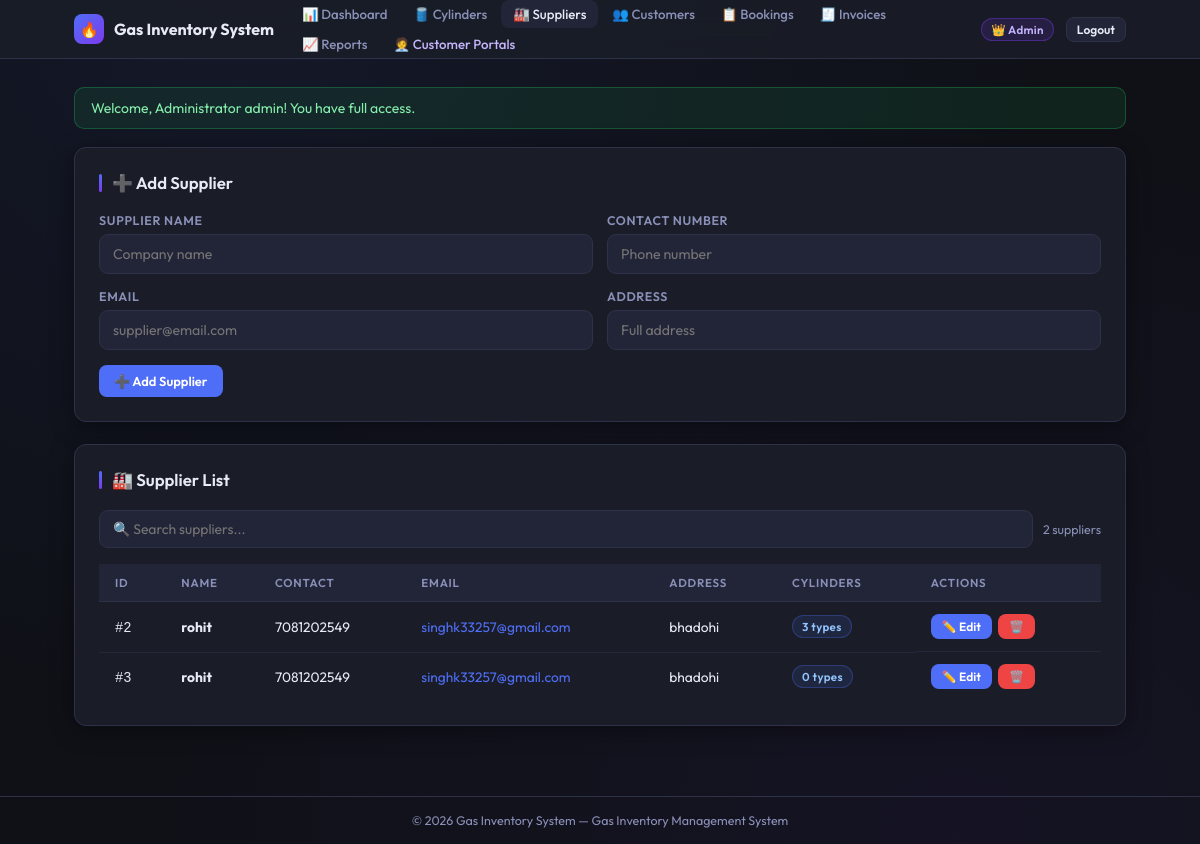
Page /suppliers.php (signed in) on the committed database.
### tables this page shows
CREATE TABLE suppliers (
        id INTEGER PRIMARY KEY AUTOINCREMENT,
        name TEXT NOT NULL,
        contact TEXT,
        address TEXT,
        email TEXT,
        created_at TEXT NOT NULL
    );

### functions.php (called while the page is built, shortened)
<?php
function sanitize($value) {
    return htmlspecialchars($value ?? '', ENT_QUOTES | ENT_SUBSTITUTE, 'UTF-8');
}

### suppliers.php (the view, shortened to what this page needs)
<?php
require_once __DIR__ . '/functions.php';
$db = get_db();
$editing = false; $editItem = null;
$suppliers = $db->query('SELECT s.*, (SELECT COUNT(*) FROM cylinders c WHERE c.supplier_id=s.id) AS cylinder_count FROM suppliers s ORDER BY name ASC')->fetchAll();
require __DIR__ . '/header.php';
?>
<div class="card">
  <h2><?php echo $editing ? '✏️ Edit Supplier' : '➕ Add Supplier'; ?></h2>
  <form method="post" action="">
    <div class="form-row">
      <div class="form-group">
        <label>Supplier Name</label>
        <input type="text" name="name" required placeholder="Company name" value="<?php echo sanitize($editItem['name'] ?? ''); ?>" />
      </div>
      <div class="form-group">
        <label>Contact Number</label>
        <input type="text" name="contact" placeholder="Phone number" value="<?php echo sanitize($editItem['contact'] ?? ''); ?>" />
      </div>
    </div>
    <div class="form-row">
      <div class="form-group">
        <label>Email</label>
        <input type="email" name="email" placeholder="supplier@email.com" value="<?php echo sanitize($editItem['email'] ?? ''); ?>" />
      </div>
      <div class="form-group">
        <label>Address</label>
        <input type="text" name="address" placeholder="Full address" value="<?php echo sanitize($editItem['address'] ?? ''); ?>" />
      </div>
    </div>
    <div style="display:flex; gap:10px;">
      <button class="button" type="submit"><?php echo $editing ? '💾 Save Changes' : '➕ Add Supplier'; ?></button>
    </div>
  </form>
</div>
<div class="card">
  <h2>🏭 Supplier List</h2>
  <div class="search-wrap">
    <input class="search-input" type="text" placeholder="🔍 Search suppliers..." oninput="filterTable(this)" />
    <span class="search-label" id="supCount"><?php echo count($suppliers); ?> suppliers</span>
  </div>
  <div class="table-wrap">
  <table id="supTable">
    <thead>
      <tr><th>ID</th><th>Name</th><th>Contact</th><th>Email</th><th>Address</th><th>Cylinders</th><th>Actions</th></tr>
    </thead>
    <tbody>
      <?php foreach ($suppliers as $s): ?>
        <tr>
          <td><code>#<?php echo (int)$s['id']; ?></code></td>
          <td><strong><?php echo sanitize($s['name']); ?></strong></td>
          <td><?php echo sanitize($s['contact']) ?: '<span style="color:var(--text-muted)">—</span>'; ?></td>
          <td><?php echo sanitize($s['email']) ? '<a href="mailto:'.sanitize($s['email']).'">'.sanitize($s['email']).'</a>' : '<span style="color:var(--text-muted)">—</span>'; ?></td>
          <td><?php echo sanitize($s['address']) ?: '<span style="color:var(--text-muted)">—</span>'; ?></td>
          <td><span class="badge badge-info"><?php echo (int)$s['cylinder_count']; ?> types</span></td>
          <td style="display:flex; gap:6px;">
            <a class="button sm" href="suppliers.php?edit=<?php echo (int)$s['id']; ?>">✏️ Edit</a>
            <a class="button danger sm" href="suppliers.php?delete=<?php echo (int)$s['id']; ?>" onclick="return confirm('Delete this supplier?')">🗑️</a>
          </td>
        </tr>
      <?php endforeach; ?>
    </tbody>
  </table>
  </div>
</div>
<?php require __DIR__ . '/footer.php'; ?>

### styles.css (style rules this page uses)
:root { --bg: #0f1117; --surface: #1a1d27; --surface2: #222538; --border: #2e3248; --accent: #4f6ef7; --accent2: #7c3aed; --success: #22c55e; --warning: #f59e0b; --danger: #ef4444; --text: #e8eaf6; --text-muted: #8b90b8; --radius: 12px; --shadow: 0 4px 24px rgba(0,0,0,0.4); }
*, *::before, *::after { box-sizing: border-box; margin: 0; padding: 0; }
body { font-family: 'Outfit', sans-serif; background: var(--bg); color: var(--text); min-height: 100vh; background-image: radial-gradient(ellipse at 20% 0%, rgba(79,110,247,0.08) 0%, transparent 60%), radial-gradient(ellipse at 80% 100%, rgba(124,58,237,0.06) 0%, transparent 60%); }
a { color: var(--accent); text-decoration: none; transition: opacity 0.2s; }
.card { background: var(--surface); border: 1px solid var(--border); border-radius: var(--radius); padding: 24px; margin-bottom: 22px; box-shadow: var(--shadow); transition: border-color 0.25s; }
.card h2 { font-size: 1.05rem; font-weight: 600; margin-bottom: 20px; display: flex; align-items: center; gap: 10px; color: var(--text); }
.card h2::before { content: ''; display: block; width: 3px; height: 18px; background: linear-gradient(to bottom, var(--accent), var(--accent2)); border-radius: 2px; flex-shrink: 0; }
.table-wrap { overflow-x: auto; }
table { width: 100%; border-collapse: collapse; font-size: 0.86rem; }
table th { background: var(--surface2); color: var(--text-muted); padding: 11px 16px; text-align: left; font-weight: 600; font-size: 0.72rem; text-transform: uppercase; letter-spacing: 0.07em; border-bottom: 1px solid var(--border); }
table td { padding: 12px 16px; border-bottom: 1px solid rgba(46,50,72,0.5); color: var(--text); vertical-align: middle; }
table tr:last-child td { border-bottom: none; }
table tbody tr { transition: background 0.15s; }
.badge { display: inline-flex; align-items: center; gap: 4px; padding: 3px 9px; border-radius: 99px; font-size: 0.72rem; font-weight: 600; letter-spacing: 0.03em; }
.badge-info { background: rgba(79,110,247,0.12); color: #93c5fd; border: 1px solid rgba(79,110,247,0.3); }
.button { display: inline-flex; align-items: center; gap: 5px; padding: 7px 14px; border-radius: 8px; font-size: 0.81rem; font-weight: 600; font-family: 'Outfit', sans-serif; cursor: pointer; border: 1px solid transparent; transition: all 0.2s; text-decoration: none; white-space: nowrap; background: var(--accent); color: #fff; }
.button.danger { background: var(--danger); }
.button.sm { padding: 4px 10px; font-size: 0.75rem; }
.form-group { margin-bottom: 15px; }
.form-group label { display: block; margin-bottom: 6px; font-size: 0.78rem; font-weight: 600; color: var(--text-muted); text-transform: uppercase; letter-spacing: 0.05em; }
.form-group input, .form-group select, .form-group textarea { width: 100%; padding: 10px 13px; border-radius: 9px; border: 1px solid var(--border); background: var(--surface2); color: var(--text); font-family: 'Outfit', sans-serif; font-size: 0.88rem; transition: all 0.2s; outline: none; appearance: none; }
.form-row { display: grid; grid-template-columns: 1fr 1fr; gap: 14px; }
.search-wrap { display: flex; gap: 10px; margin-bottom: 16px; align-items: center; }
.search-input { flex: 1; padding: 9px 13px; background: var(--surface2); border: 1px solid var(--border); border-radius: 9px; color: var(--text); font-family: 'Outfit', sans-serif; font-size: 0.87rem; outline: none; transition: border-color 0.2s; }
.search-label { font-size: 0.78rem; color: var(--text-muted); white-space: nowrap; }

### rows in the picture
suppliers: id "2", name "rohit", contact "7081202549", email "singhk33257@gmail.com", address "bhadohi", cylinder_count "3"
suppliers: id "3", name "rohit", contact "7081202549", email "singhk33257@gmail.com", address "bhadohi", cylinder_count "0"

### other values in the picture
APP_NAME "Gas Inventory System"
$msg "Welcome, Administrator admin! You have full access."
count($suppliers) "2"
